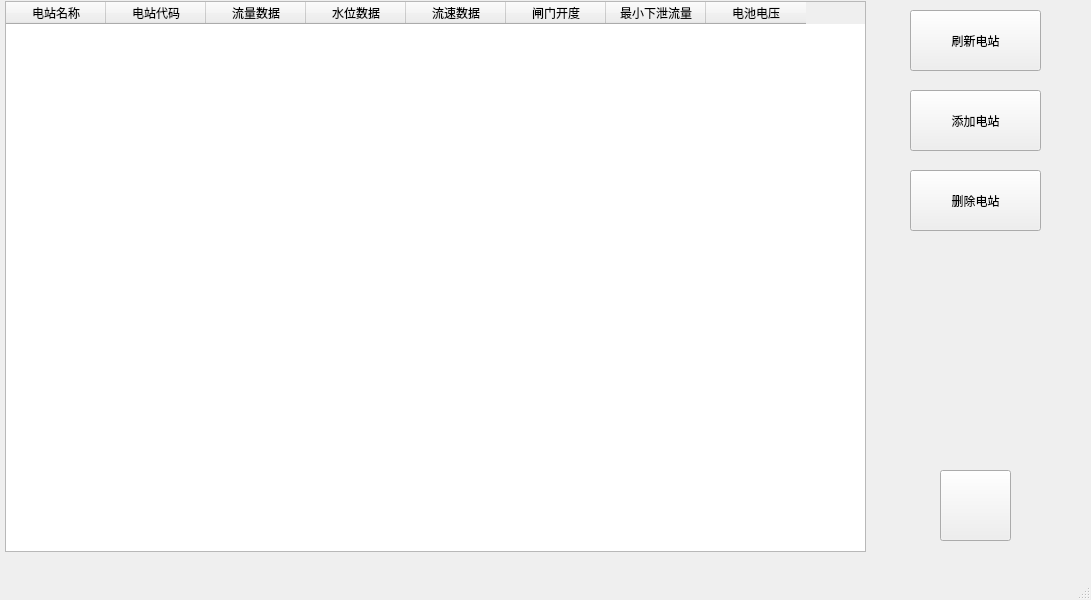
<?xml version="1.0" encoding="UTF-8"?>
<ui version="4.0">
 <class>MainWindow</class>
 <widget class="QMainWindow" name="MainWindow">
  <property name="geometry">
   <rect>
    <x>0</x>
    <y>0</y>
    <width>1091</width>
    <height>600</height>
   </rect>
  </property>
  <property name="windowTitle">
   <string>MainWindow</string>
  </property>
  <widget class="QWidget" name="centralwidget">
   <widget class="QTableWidget" name="tblDZInfo">
    <property name="geometry">
     <rect>
      <x>5</x>
      <y>1</y>
      <width>861</width>
      <height>551</height>
     </rect>
    </property>
    <property name="sizePolicy">
     <sizepolicy hsizetype="Fixed" vsizetype="Fixed">
      <horstretch>0</horstretch>
      <verstretch>0</verstretch>
     </sizepolicy>
    </property>
    <column>
     <property name="text">
      <string>电站名称</string>
     </property>
    </column>
    <column>
     <property name="text">
      <string>电站代码</string>
     </property>
    </column>
    <column>
     <property name="text">
      <string>流量数据</string>
     </property>
    </column>
    <column>
     <property name="text">
      <string>水位数据</string>
     </property>
    </column>
    <column>
     <property name="text">
      <string>流速数据</string>
     </property>
    </column>
    <column>
     <property name="text">
      <string>闸门开度</string>
     </property>
    </column>
    <column>
     <property name="text">
      <string>最小下泄流量</string>
     </property>
    </column>
    <column>
     <property name="text">
      <string>电池电压</string>
     </property>
    </column>
   </widget>
   <widget class="QPushButton" name="btnAddDZ">
    <property name="geometry">
     <rect>
      <x>910</x>
      <y>90</y>
      <width>131</width>
      <height>61</height>
     </rect>
    </property>
    <property name="text">
     <string>添加电站</string>
    </property>
   </widget>
   <widget class="QPushButton" name="btnDelDZ">
    <property name="geometry">
     <rect>
      <x>910</x>
      <y>170</y>
      <width>131</width>
      <height>61</height>
     </rect>
    </property>
    <property name="text">
     <string>删除电站</string>
    </property>
   </widget>
   <widget class="QPushButton" name="btnRunCtrl">
    <property name="geometry">
     <rect>
      <x>940</x>
      <y>470</y>
      <width>71</width>
      <height>71</height>
     </rect>
    </property>
    <property name="styleSheet">
     <string notr="true">border-image: url(:/pics/start.jpg);</string>
    </property>
    <property name="text">
     <string/>
    </property>
   </widget>
   <widget class="QPushButton" name="btnRefresh">
    <property name="geometry">
     <rect>
      <x>910</x>
      <y>10</y>
      <width>131</width>
      <height>61</height>
     </rect>
    </property>
    <property name="text">
     <string>刷新电站</string>
    </property>
   </widget>
  </widget>
  <widget class="QMenuBar" name="menubar">
   <property name="geometry">
    <rect>
     <x>0</x>
     <y>0</y>
     <width>1091</width>
     <height>23</height>
    </rect>
   </property>
  </widget>
  <widget class="QStatusBar" name="statusbar"/>
 </widget>
 <resources/>
 <connections/>
</ui>
